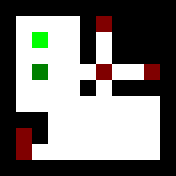

This is a level from a 2D game, rendered from its Tiled map with the project's own tilesets. A one-line summary and the complete map file follow:
An orthogonal 11x11 tile map with 16x16 px tiles, 2 tile layers (Layer1, Layer2).

<map version="1.0" orientation="orthogonal" renderorder="right-down" width="11" height="11" tilewidth="16" tileheight="16" nextobjectid="1">
 <tileset firstgid="1" source="Tiles.tsx" />
 <layer name="Layer1" width="11" height="11">
  <data encoding="csv">
1,1,1,1,1,1,1,1,1,1,1,
1,5,5,5,5,1,5,1,1,1,1,
1,5,5,5,5,1,5,1,1,1,1,
1,5,5,5,5,1,5,1,1,1,1,
1,5,5,5,5,5,5,5,5,5,1,
1,5,5,5,5,1,5,1,1,1,1,
1,5,5,5,5,5,5,5,5,5,1,
1,1,1,5,5,5,5,5,5,5,1,
1,5,1,5,5,5,5,5,5,5,1,
1,5,5,5,5,5,5,5,5,5,1,
1,1,1,1,1,1,1,1,1,1,1
</data>
 </layer>
 <layer name="Layer2" width="11" height="11">
  <data encoding="csv">
0,0,0,0,0,0,0,0,0,0,0,
0,0,0,0,0,0,3,0,0,0,0,
0,0,4,0,0,0,0,0,0,0,0,
0,0,0,0,0,0,0,0,0,0,0,
0,0,2,0,0,0,3,0,0,3,0,
0,0,0,0,0,0,0,0,0,0,0,
0,0,0,0,0,0,0,0,0,0,0,
0,0,0,0,0,0,0,0,0,0,0,
0,3,0,0,0,0,0,0,0,0,0,
0,3,0,0,0,0,0,0,0,0,0,
0,0,0,0,0,0,0,0,0,0,0
</data>
 </layer>
</map>